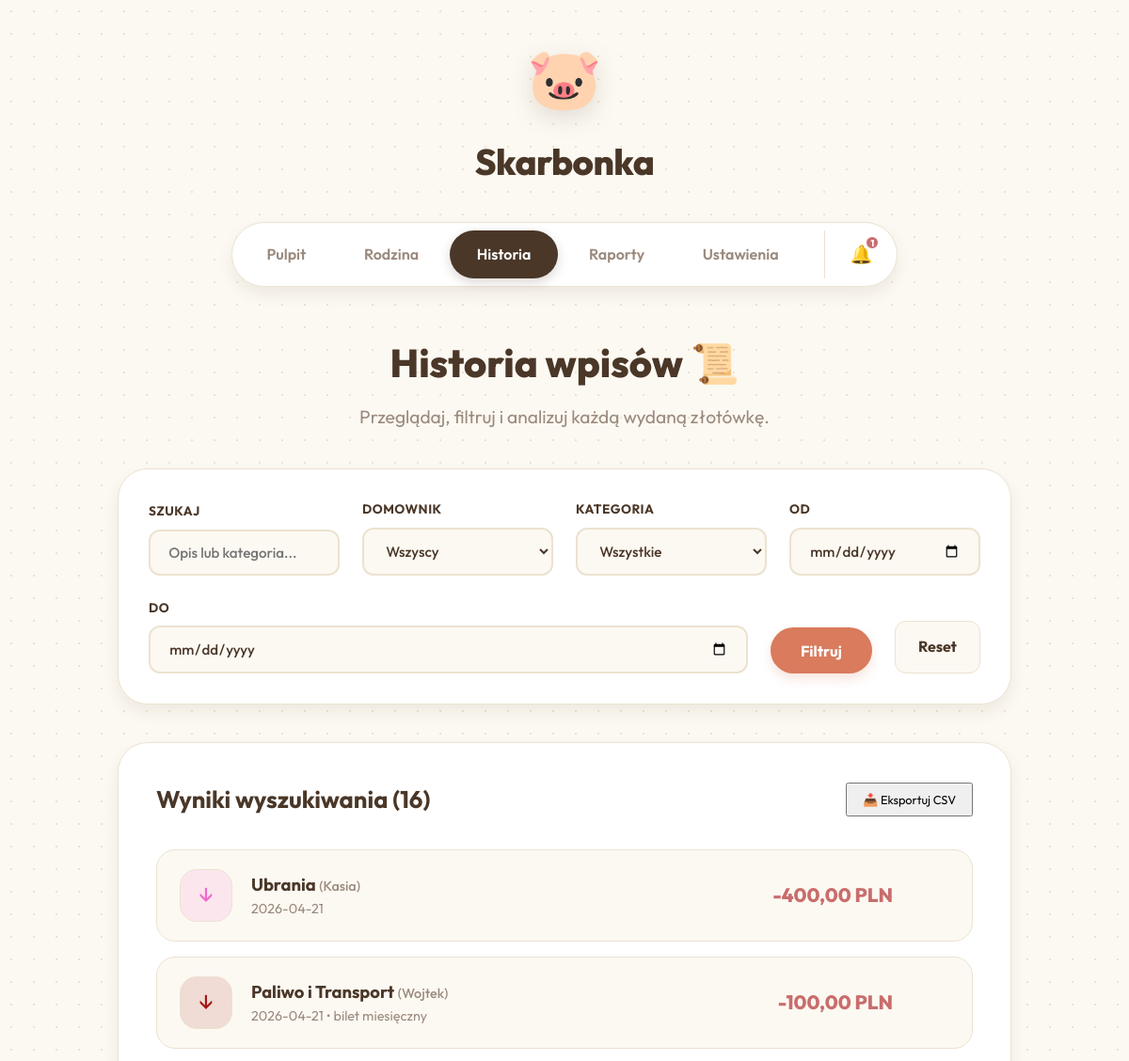
/history.php (upper part), run on an earlier commit of the app's database.
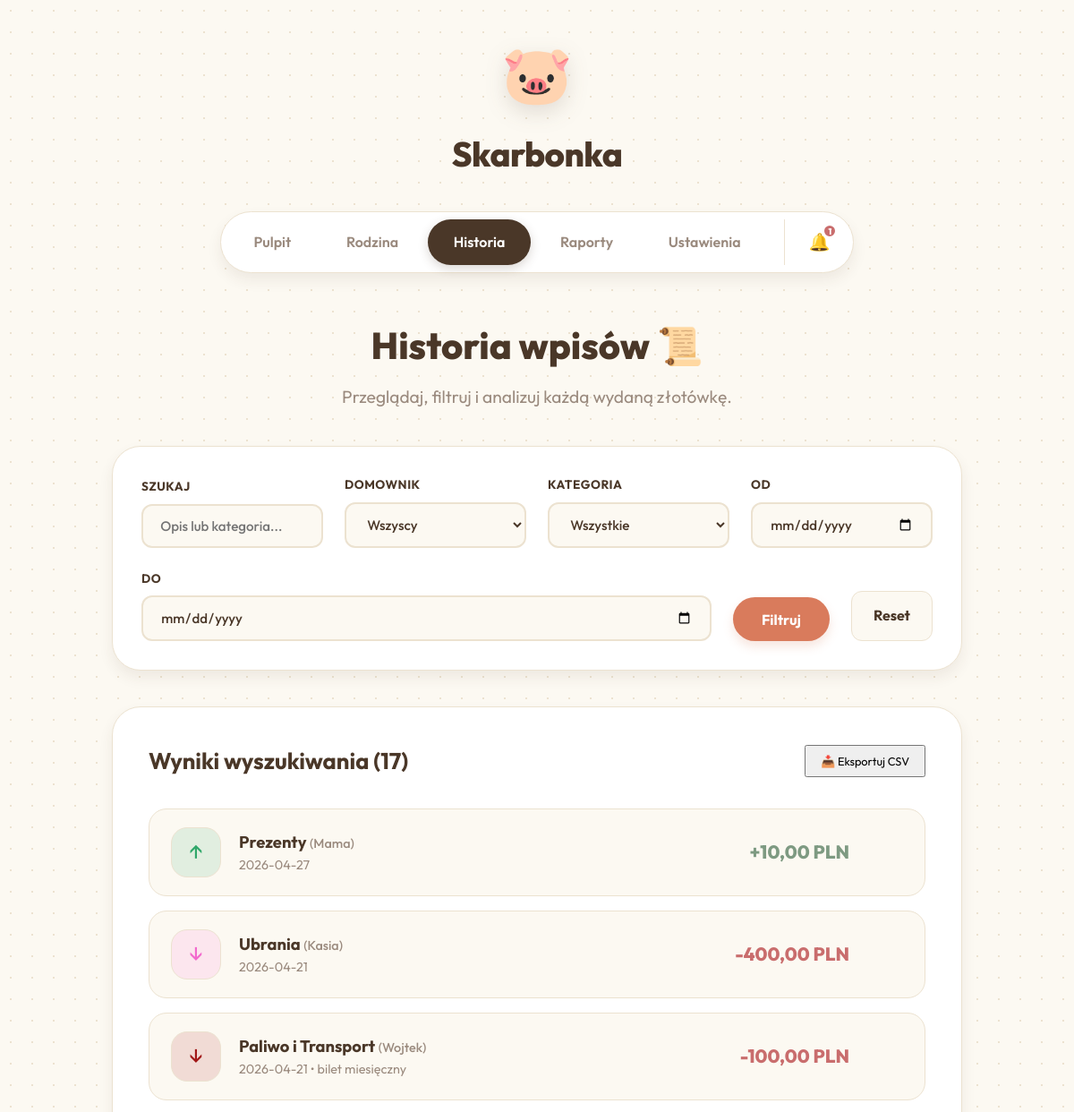
And on a later commit of the database.
### tables this page shows
CREATE TABLE transactions (
                id INTEGER PRIMARY KEY AUTOINCREMENT,
                user_id INTEGER NOT NULL,
                category_id INTEGER NOT NULL,
                amount REAL NOT NULL,
                date TEXT NOT NULL,
                description TEXT,
                type TEXT NOT NULL CHECK(type IN ('income', 'expense')),
                FOREIGN KEY (user_id) REFERENCES users(id),
                FOREIGN KEY (category_id) REFERENCES categories(id)
            );

CREATE TABLE categories (
                id INTEGER PRIMARY KEY AUTOINCREMENT,
                name TEXT NOT NULL,
                type TEXT NOT NULL CHECK(type IN ('income', 'expense'))
            );

CREATE TABLE users (
                id INTEGER PRIMARY KEY AUTOINCREMENT,
                name TEXT NOT NULL,
                color TEXT DEFAULT '#ffffff'
            , avatar TEXT DEFAULT 'avataaars', monthly_limit REAL DEFAULT 0);

### history.php (the view, shortened to what the changed rows need)
<?php
require_once 'db.php';
$sql = "SELECT t.*, u.name as user_name, u.color, c.name as category_name
        FROM transactions t
        JOIN users u ON t.user_id = u.id
        JOIN categories c ON t.category_id = c.id
        WHERE 1=1";
$params = [];
$sql .= " ORDER BY t.date DESC, t.id DESC";
$stmt = $db->prepare($sql);
$stmt->execute($params);
$transactions = $stmt->fetchAll(PDO::FETCH_ASSOC);
?>
<!DOCTYPE html>
<html lang="pl">
<head>
    <link rel="stylesheet" href="style.css">
</head>
<body>
    <div class="app-wrapper">
        <header class="app-header">
            <div class="logo">
                <h1>Skarbonka</h1>
            </div>
        </header>
        <main class="main-content">
            <header class="topbar">
                <div>
                    <h2 class="greeting">Historia wpisów 📜</h2>
                </div>
            </header>
            <section class="glass-effect section-box">
                <div class="section-header">
                    <h3>Wyniki wyszukiwania (<?= count($transactions) ?>)</h3>
                    <?php if (count($transactions) > 0): ?>
                        <button class="btn-secondary" onclick="exportToCSV()" style="font-size: 0.8rem; padding: 0.5rem 1rem;">📥 Eksportuj CSV</button>
                    <?php endif; ?>
                </div>
                <div class="history-list">
                    <?php if (empty($transactions)): ?>
                        <div class="empty-state">
                            <span>🔍</span>
                            <p>Nie znaleźliśmy nic pasującego do Twoich filtrów.</p>
                        </div>
                    <?php else: ?>
                        <?php foreach($transactions as $t): ?>
                            <div class="transaction-item history-item">
                                <div class="t-icon" style="background-color: <?= htmlspecialchars($t['color']) ?>22; color: <?= htmlspecialchars($t['color']) ?>">
                                    <?= $t['type'] == 'income' ? '↑' : '↓' ?>
                                </div>
                                <div class="t-details">
                                    <h4><?= htmlspecialchars($t['category_name']) ?> <span class="t-user">(<?= htmlspecialchars($t['user_name']) ?>)</span></h4>
                                    <p><?= htmlspecialchars($t['date']) ?><?= $t['description'] ? ' &bull; '.htmlspecialchars($t['description']) : '' ?></p>
                                </div>
                                <div class="t-amount <?= $t['type'] ?>">
                                    <?= $t['type'] == 'income' ? '+' : '-' ?><?= number_format($t['amount'], 2, ',', ' ') ?> PLN
                                </div>
                            </div>
                        <?php endforeach; ?>
                    <?php endif; ?>
                </div>
            </section>
        </main>
    </div>
</body>
</html>

What changed in the data, as far as the page shows it:
added transactions: category.name "Prezenty", user.name "Mama", date "2026-04-27", amount "10,00", type "income" (drawn)
Also different on the page:
count($transactions): "16" → "17"
